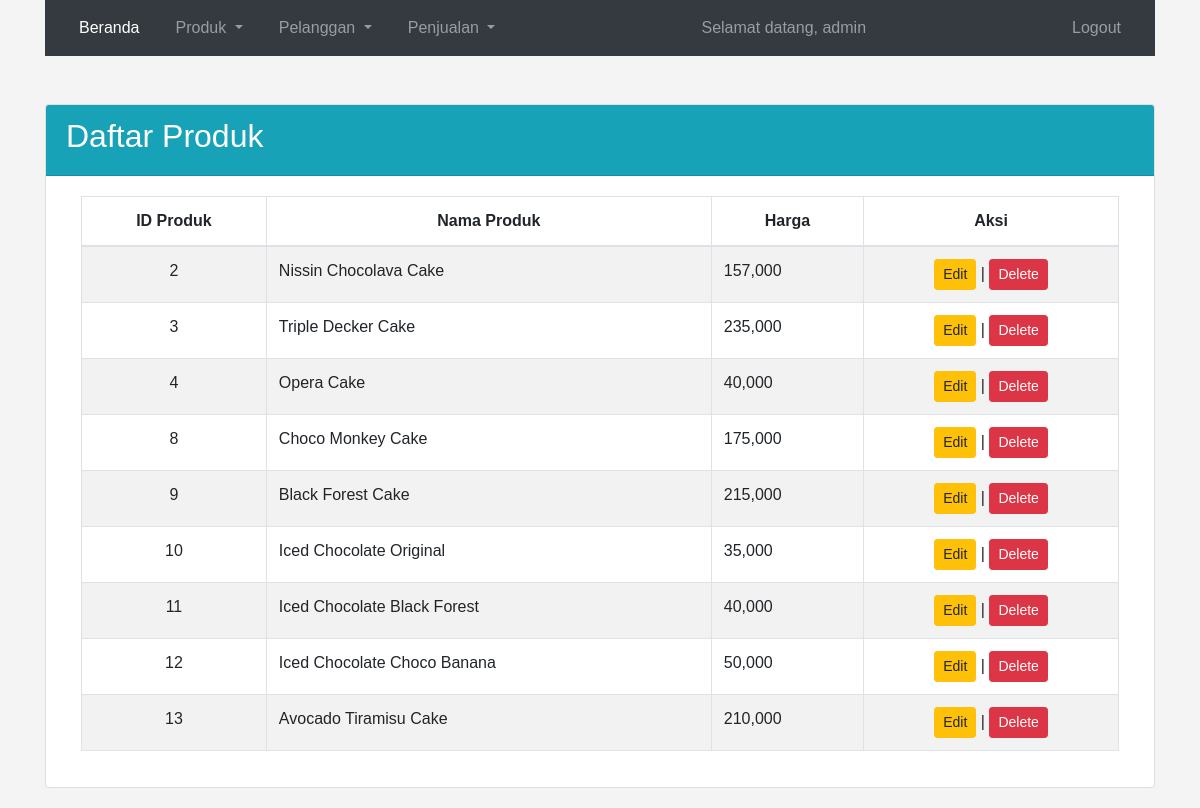
Page /pages/product/list_product.php (signed in) on the committed database.
### tables this page shows
CREATE TABLE IF NOT EXISTS `products` (
  `product_id` int NOT NULL AUTO_INCREMENT,
  `product_name` varchar(50) NOT NULL,
  `price` double NOT NULL DEFAULT (0),
  PRIMARY KEY (`product_id`)
);

### pages/product/list_product.php (the view, shortened to what this page needs)
<?php
include "../../koneksi.php";
$sql = "SELECT * FROM products";
$result = $conn->query($sql);
include '../../layouts/header.php';
?>
<div class="container">
    <div class="card">
        <div class="card-header bg-info">
            <h2>Daftar Produk</h2>
        </div>
        <div class="card-body">
            <div class="container table-responsive">
            <table class="table table-bordered table-striped">
                <thead>
                    <tr>
                        <th class="text-center">ID Produk</th>
                        <th class="text-center">Nama Produk</th>
                        <th class="text-center">Harga</th>
                        <th class="text-center">Aksi</th>
                    </tr>
                </thead>
                <tbody>
                    <?php while ($product = $result->fetch_assoc()) { ?>
                        <tr>
                            <td class="text-center"><?php echo $product['product_id']; ?></td>
                            <td><?php echo $product['product_name']; ?></td>
                            <td><?php echo number_format($product['price']); ?></td>
                            <td class="text-center">
                                <a class="btn btn-warning btn-sm" href="update_product.php?id=<?php echo $product['product_id']; ?>">Edit</a> |
                                <a class="btn btn-danger btn-sm" href="delete_product.php?id=<?php echo $product['product_id']; ?>" onclick="return confirm('Apakah Anda yakin ingin menghapus produk ini?')">Delete</a>
                            </td>
                        </tr>
                    <?php } ?>
                </tbody>
            </table>
            </div>
        </div>
    </div>
</div>
<?php include '../../layouts/footer.php'; ?>

### layouts/header.php (shortened to what this page needs)
<?php
$username = isset($_SESSION['username']) ? $_SESSION['username'] : 'User';
?>
<!DOCTYPE html>
<html>
<head>
    <link rel="stylesheet" href="https://stackpath.bootstrapcdn.com/bootstrap/4.5.2/css/bootstrap.min.css">
</head>
<body>
    <div class="container">
        <nav class="navbar navbar-expand-lg navbar-dark bg-dark">
            <div class="collapse navbar-collapse" id="navbarNav">
                <ul class="navbar-nav">
                    <li class="nav-item active">
                        <a class="nav-link" href="../dashboard/admin.php">Beranda <span class="sr-only">(current)</span></a>
                    </li>
                    <?php if($_SESSION['level'] == '1'){?>
                    <li class="nav-item dropdown">
                        <a class="nav-link dropdown-toggle" href="#" id="navbarDropdownProduct" role="button" data-toggle="dropdown" aria-haspopup="true" aria-expanded="false">
                            Produk
                        </a>
                    </li>
                    <?php } ?>
                    <li class="nav-item dropdown">
                        <a class="nav-link dropdown-toggle" href="#" id="navbarDropdownCustomer" role="button" data-toggle="dropdown" aria-haspopup="true" aria-expanded="false">
                            Pelanggan
                        </a>
                    </li>
                    <li class="nav-item dropdown">
                        <a class="nav-link dropdown-toggle" href="#" id="navbarDropdownSale" role="button" data-toggle="dropdown" aria-haspopup="true" aria-expanded="false">
                            Penjualan
                        </a>
                    </li>
                </ul>
                <span class="navbar-text">
                    <?php echo "Selamat datang, $username"; ?>
                </span>
                <ul class="navbar-nav ml-auto">
                    <li class="nav-item">
                        <a class="nav-link" href="../../logout.php">Logout</a>
                    </li>
                </ul>
            </div>
        </nav>
    </div><br><br>

### layouts/footer.php (shortened to what this page needs)
</body>
</html>

### layouts/header.php (style rules this page uses)
body { font-family: Arial, sans-serif; margin: 0; padding: 0; background-color: #f4f4f4; }
nav { background-color: #444; padding: 5px 0; text-align: center; }
nav a { color: #fff; text-decoration: none; margin: 0 10px; }
.card { margin-bottom: 20px; }
.card-header { background-color: #007bff; color: #fff; }
.card-body { padding: 20px; }
.navbar-text { color: #fff; margin-left: auto; }

### rows in the picture
products: product_id "2", product_name "Nissin Chocolava Cake", price "157,000"
products: product_id "3", product_name "Triple Decker Cake", price "235,000"
products: product_id "4", product_name "Opera Cake", price "40,000"
products: product_id "8", product_name "Choco Monkey Cake", price "175,000"
products: product_id "9", product_name "Black Forest Cake", price "215,000"
products: product_id "10", product_name "Iced Chocolate Original", price "35,000"
products: product_id "11", product_name "Iced Chocolate Black Forest", price "40,000"
products: product_id "12", product_name "Iced Chocolate Choco Banana", price "50,000"
products: product_id "13", product_name "Avocado Tiramisu Cake", price "210,000"

### other values in the picture
$username "admin"
